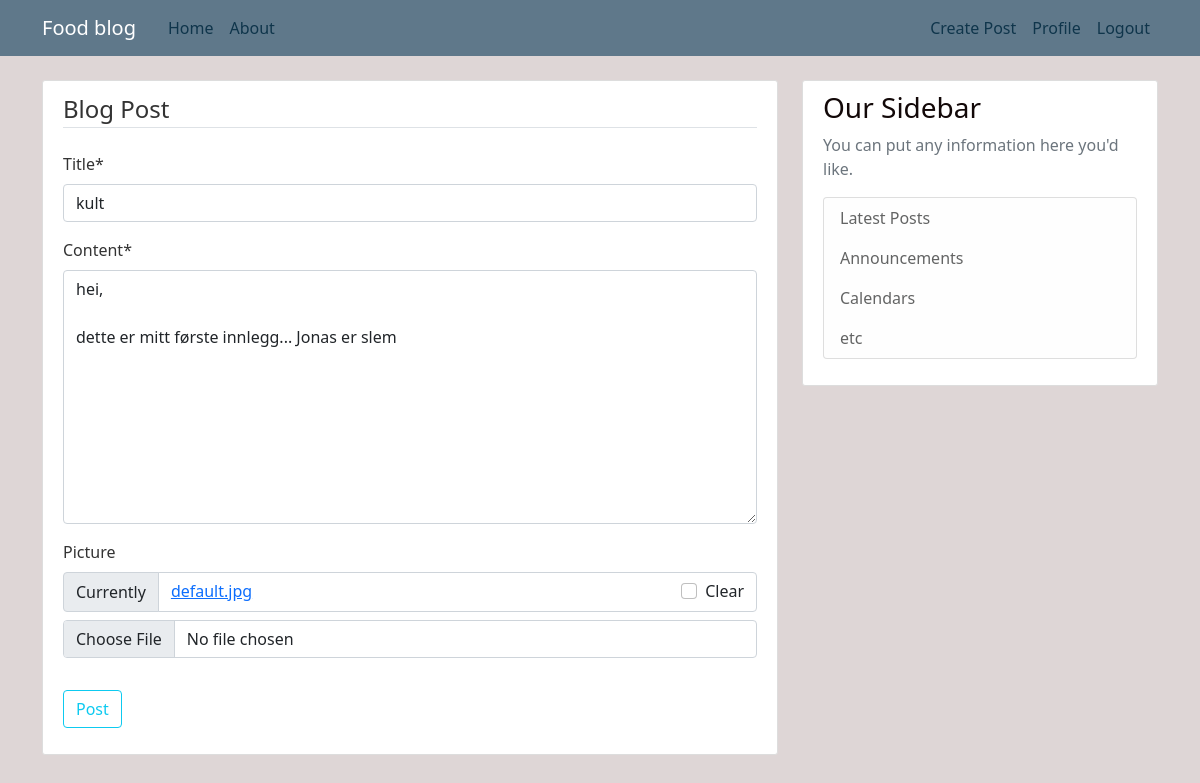
/post/10/update/ (signed in), run on an earlier commit of the app's database.
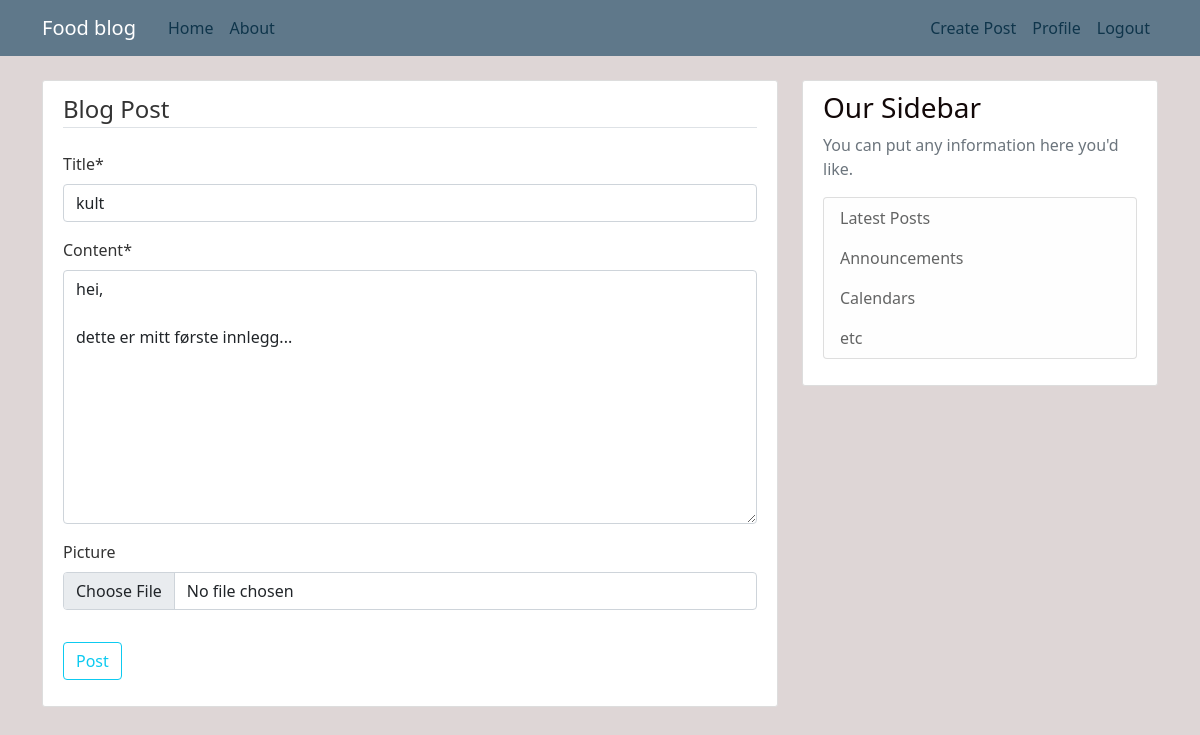
And on a later commit of the database.
### blog/models.py (models this page shows, shortened)
class Post(models.Model):
    title=models.CharField(max_length=100)
    content=models.TextField()
    picture=models.ImageField(upload_to='post_pics',blank=True)
    created_at=models.DateTimeField(default=timezone.now)
    author=models.ForeignKey(User,on_delete=models.CASCADE)

### blog/views.py (the view, shortened to what this page needs)
# urls.py: path('post/<int:pk>/update/',PostUpdateView.as_view(),name='post-update'),
class PostUpdateView(LoginRequiredMixin,UserPassesTestMixin,UpdateView):
    model=Post
    fields=['title','content','picture']
    def test_func(self):
        post=self.get_object()
        if self.request.user==post.author:
            return True
        return False

### blog/templates/blog/post_form.html (shortened to what this page needs)
{% extends "blog/base.html" %}
{% load crispy_forms_tags %}
{% block content %}
    <div class="content-section">
        <form method="POST" enctype="multipart/form-data">
            <fieldset class="form-group">
                <legend class="border-bottom mb-4">Blog Post</legend>
                {{ form|crispy }}
            </fieldset>
            <div class="form-group">
                <button class="btn btn-outline-info" type="submit">Post</button>
            </div>
        </form>
    </div>
{% endblock content %}

What changed in the data, as far as the page shows it:
changed Post "kult": content "hei, dette er mitt første innlegg... Jonas er slem" → "hei, dette er mitt første innlegg..."
Also different on the page:
form field form: "☐" → (not shown)
text no longer shown: "Title * Content * Picture Currently default.jpg Clear"
text now shown: "Title * Content * Picture"
